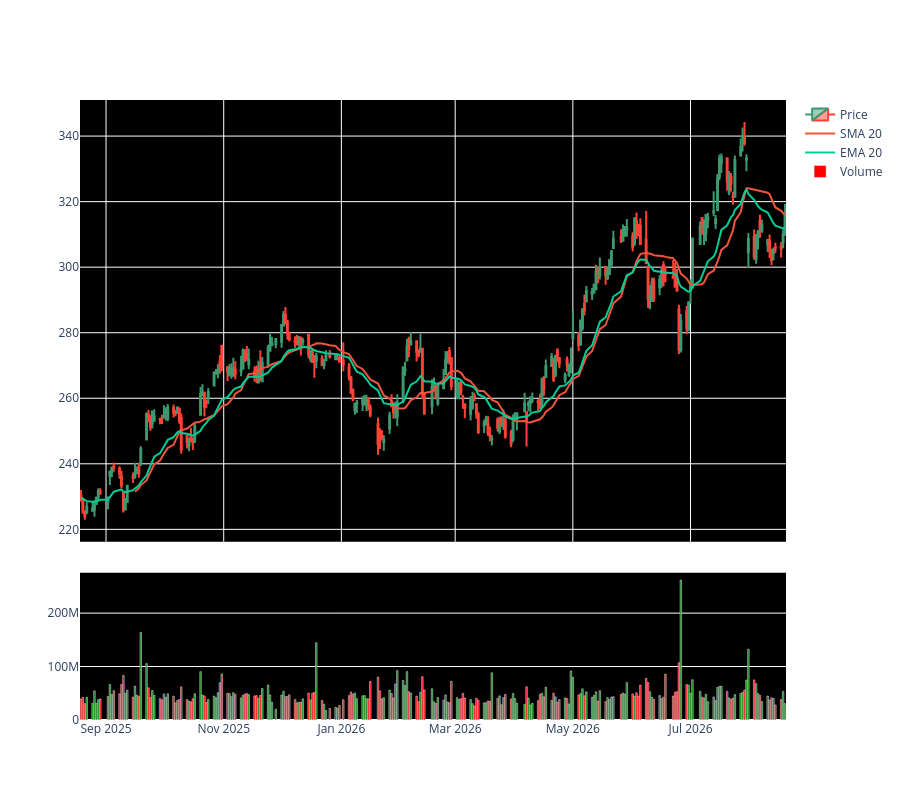

This figure's notebook cell:
### Code cell
fig=make_subplots(rows=2,cols=1,shared_xaxes=True,vertical_spacing=0.05,row_heights=[0.75,0.25])
#candlestick
fig.add_trace(go.Candlestick(x=df.index,open=df["Open"],high=df["High"],low=df["Low"],close=df["Close"],name="Price"),row=1,col=1)
#sma
ma=calculations.calculate_moving_averages(df)
fig.add_trace(go.Scatter(x=df.index,y=ma["SMA_20"],name="SMA 20",mode="lines"),row=1,col=1)
#ema
fig.add_trace(go.Scatter(x=df.index,y=ma["EMA_20"],name="EMA 20",mode="lines"),row=1,col=1)
#volume
volume_colors=[]
for i in range(len(df)):
    if df["Close"].iloc[i]>df["Open"].iloc[i]:
        volume_colors.append("green")
    else:
        volume_colors.append("red")
fig.add_trace(go.Bar(x=df.index,y=df["Volume"],name="Volume",marker_color=volume_colors),row=2,col=1)
fig.update_layout(
    height=800,
    xaxis_rangeslider_visible=False,
    plot_bgcolor="black"
)
fig.update_xaxes(
    showline=False,
    mirror=False
)

fig.show()

### Figure 1 — Plotly figure (JSON) as saved in the notebook; plotly's stock layout.template omitted (floating-point values rounded to 4 significant figures; data arrays with more than 128 entries replaced by an {"elided": "..."} marker saying what was removed)
{"data": [{"close": {"elided": "252 float values"}, "high": {"elided": "252 float values"}, "low": {"elided": "252 float values"}, "name": "Price", "open": {"elided": "252 float values"}, "type": "candlestick", "x": {"elided": "252 str values"}, "xaxis": "x", "yaxis": "y"}, {"mode": "lines", "name": "SMA 20", "type": "scatter", "x": {"elided": "252 str values"}, "xaxis": "x", "y": {"elided": "252 float values"}, "yaxis": "y"}, {"mode": "lines", "name": "EMA 20", "type": "scatter", "x": {"elided": "252 str values"}, "xaxis": "x", "y": {"elided": "252 float values"}, "yaxis": "y"}, {"marker": {"color": {"elided": "252 str values"}}, "name": "Volume", "type": "bar", "x": {"elided": "252 str values"}, "xaxis": "x2", "y": {"elided": "252 int values"}, "yaxis": "y2"}], "layout": {"height": 800, "plot_bgcolor": "black", "xaxis": {"anchor": "y", "domain": [0, 1], "matches": "x2", "mirror": false, "rangeslider": {"visible": false}, "showline": false, "showticklabels": false}, "xaxis2": {"anchor": "y2", "domain": [0, 1], "mirror": false, "showline": false}, "yaxis": {"anchor": "x", "domain": [0.2875, 1.0], "mirror": false, "showline": false}, "yaxis2": {"anchor": "x2", "domain": [0, 0.2375], "mirror": false, "showline": false}}}
